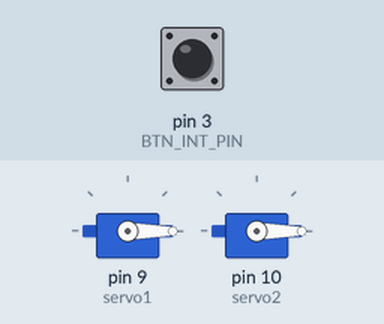
Bench run of a sketch on a simulated Arduino Uno, built with avr-gcc and run on an emulated ATmega328P. Shown: 2 × servo. The inputs (shaded band) are chosen by the test bench; at power-on: pin 3 (BTN_INT_PIN) HIGH.

Above: at 1.2 s.
1.3 s: pin 3 (BTN_INT_PIN) pulled LOW for 1 s
At 3.19 s:
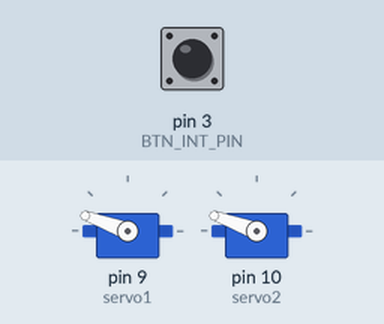
4.3 s: pin 3 (BTN_INT_PIN) pulled LOW for 3.2 s
At 4.73 s:
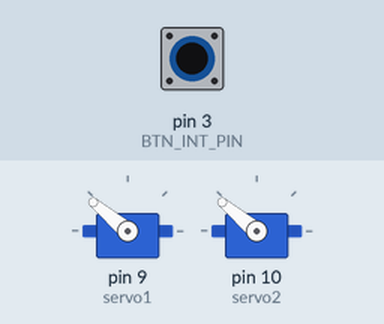
Timing chart, 0 to 9.5 s (numbered marks = the images above; inputs shaded):
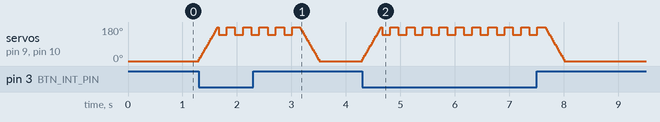

The sketch:

servo_test_Shacking.ino
```cpp
#include <Servo.h>

Servo servo1;   // D8
Servo servo2;   // D9

int pos = 0;
const uint8_t stepSize = 10;
const unsigned long stepDelayMs = 20;

const uint8_t BTN_INT_PIN = 3;
volatile bool pressed = false;
unsigned long lastPressMs = 0;
const unsigned long DEBOUNCE_MS = 200;

bool comboRunning = false;
bool isHolding = false;   // <-- ตัวแปรใหม่: ตรวจว่าปุ่มถูกกดค้าง

int target1 = 180;
int target2 = 0;
int currentTarget = -1;

// ---------- ค่าการเขย่า ----------
int shakeAmplitude = 80;   // แกว่งรวม 80° (±40°)
int shakeDelay    = 150;   // หน่วงต่อการแกว่ง (ms)
int shakeTimes    = 5;     // จำนวนครั้งต่อรอบ (ทำซ้ำถ้ากดค้าง)

// ---------- ISR ----------
void isrToggle() {
  pressed = true;
}

// ---------- ฟังก์ชันเขย่า ----------
void shakeServos() {
  int halfAmp = shakeAmplitude / 2;

  // เขย่าหลายครั้ง (สั้น ๆ) ต่อรอบ
  for (int i = 0; i < shakeTimes; i++) {
    servo1.write(pos - halfAmp);
    servo2.write(pos - halfAmp);
    delay(shakeDelay);

    servo1.write(pos + halfAmp);
    servo2.write(pos + halfAmp);
    delay(shakeDelay);
  }

  // กลับมาตำแหน่งเดิม
  servo1.write(pos);
  servo2.write(pos);
}

void setup() {
  servo1.attach(9);
  servo2.attach(10);

  pos = 0;
  servo1.write(pos);
  servo2.write(pos);

  pinMode(BTN_INT_PIN, INPUT_PULLUP);
  attachInterrupt(digitalPinToInterrupt(BTN_INT_PIN), isrToggle, FALLING);
}

void loop() {
  // ตรวจสถานะปุ่มกด
  if (digitalRead(BTN_INT_PIN) == LOW) {
    isHolding = true;   // กำลังกดค้าง
  } else {
    if (isHolding) {
      // เพิ่งปล่อยปุ่ม → หมุนกลับ 0°
      while (pos > 0) {
        pos -= stepSize;
        if (pos < 0) pos = 0;
        servo1.write(pos);
        servo2.write(pos);
        delay(stepDelayMs);
      }
    }
    isHolding = false;
  }

  // ถ้ากดค้าง → เขย่า
  if (isHolding) {
    // หมุนไปถึง 180 ก่อน
    if (pos < 180) {
      pos += stepSize;
      if (pos > 180) pos = 180;
      servo1.write(pos);
      servo2.write(pos);
      delay(stepDelayMs);
    } else {
      // เมื่อถึง 180 → เขย่าเรื่อย ๆ
      shakeServos();
    }
  }
}
```
